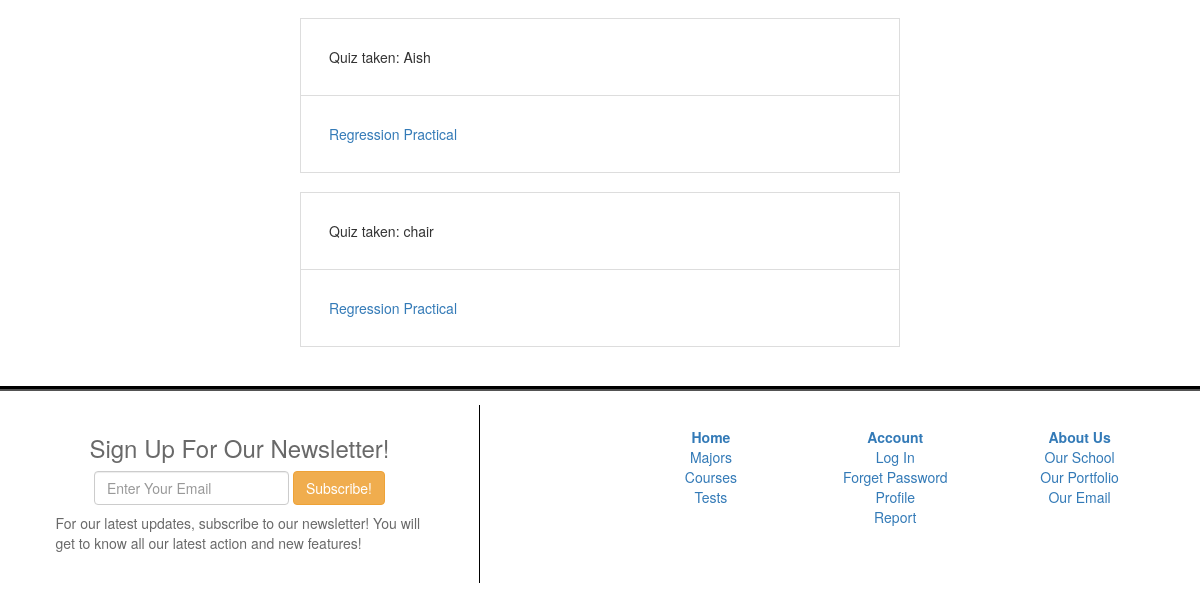
The page /quiz/summary/ (lower part) on the database as committed earlier.
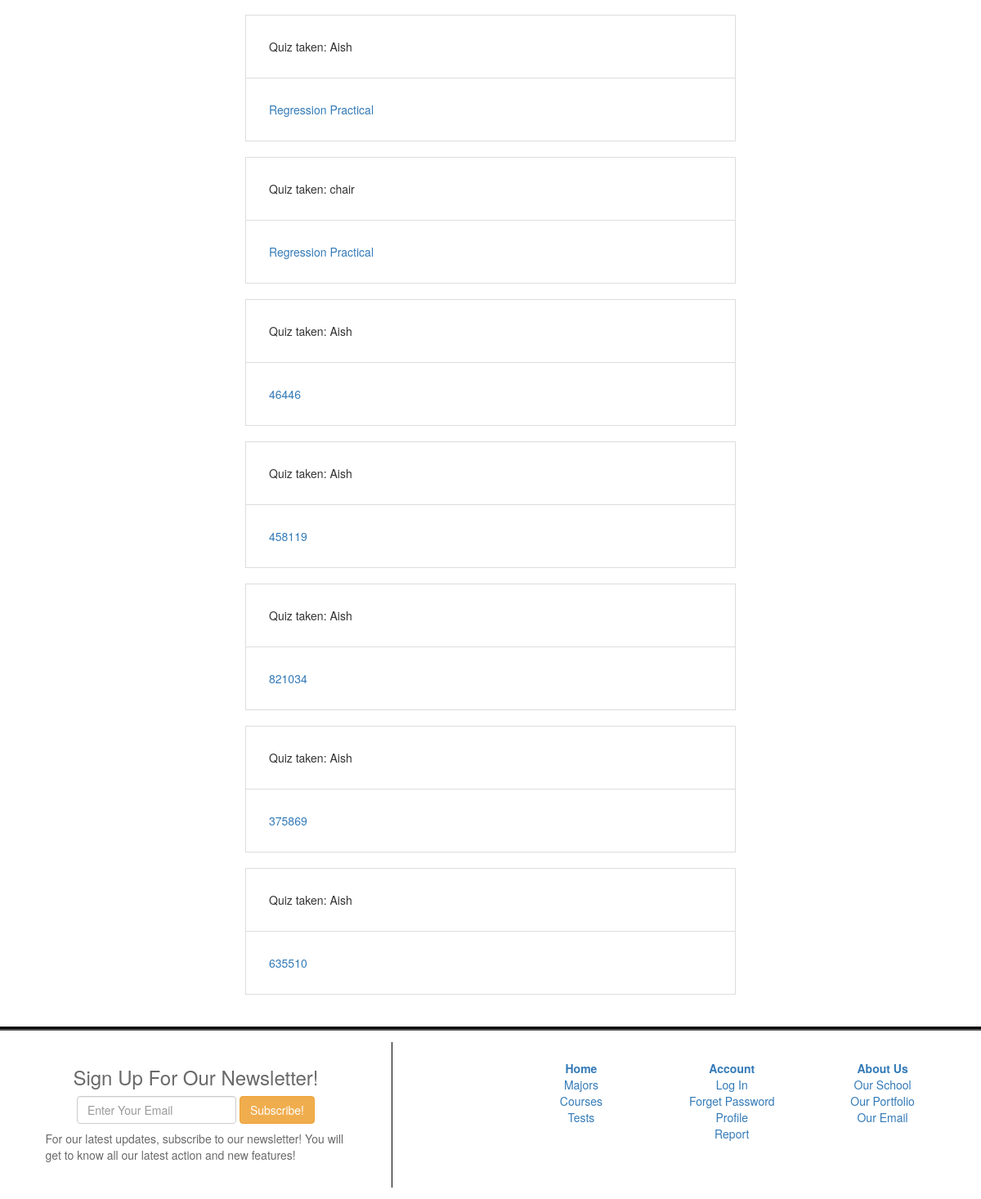
The same page on the database as committed later.
### quiz/models.py (models this page shows, shortened)
class Summary(models.Model):
    student = models.ForeignKey(Student, on_delete=models.CASCADE, null = True)
    quiz = models.ForeignKey(Quiz, on_delete =  models.CASCADE, null = True)
    studentScore = models.IntegerField(default = 0)
    date_taken  = models.DateField(auto_now=True)
    class Meta:
        verbose_name = 'Finished_quiz'
        verbose_name_plural = 'Finished_quizzes'
    def get_absolute_url(self):
        return reverse("result-detail", args=[str(self.id)])

class Student(models.Model):
    studentUser = models.OneToOneField(settings.AUTH_USER_MODEL, on_delete=models.CASCADE, null = True)
    assigned_quizzes = models.ManyToManyField(Quiz)
    M = 'M'
    F = 'F'
    GENDER_SELECT =  (
        (M, 'Male'),
        (F, 'Female'),
    )
    HIGHER_SELECT = (
        ('yes', 'yes'),
        ('no', 'no'),
    )
    ACTIVITIES_SELECT = (
         ('yes', 'yes'),
        ('no', 'no'),
    )
    SCH_SUPPORT = (
        ('yes', 'yes'),
        ('no', 'no')
    )
    sex = models.CharField(max_length = 1, choices = GENDER_SELECT, default = M)
    age = models.IntegerField(null = True)
    travelTime = models.IntegerField(null = True)
    studytime = models.IntegerField(null= True)
    higher = models.CharField(max_length = 3, choices = HIGHER_SELECT, blank = True, default = 'yes')
    activities = models.CharField(max_length = 3, choices = ACTIVITIES_SELECT , blank = True, default = 'yes')
    absences = models.IntegerField(null = True, blank = True)
    passed = models.IntegerField(null = True)
    schoolsup = models.CharField(max_length = 3, choices = SCH_SUPPORT , blank = True, default = 'yes')
    freetime = models.IntegerField(default = 0)
    class Meta:
        pass
    def __str__(self):
        return f'{self.studentUser.first_name}'

class Quiz(models.Model):
    quiz_name = models.CharField(max_length=50,  verbose_name = ("Quiz name"))
    description = models.CharField(max_length=500 , null = True)
    topic = models.ForeignKey(Subject,on_delete=models.SET_NULL, null = True)
    date_created = models.DateField(auto_now = True)
    pass_mark = models.SmallIntegerField( blank=True, null=True, verbose_name = ("Pass mark"), validators = [MaxValueValidator(100)]) # validates the maximum mark set
    class Meta:
        pass
    def __str__(self):
        return f'{self.quiz_name}'

### quiz/views.py (the view)
# urls.py: path('summary/', views.ResultListView.as_view(), name = "result-list"),
class ResultListView(ListView):
    model = Summary
    context_object_name = "result_list"
    template_name ='quiz/result_list.html'

### quiz/templates/quiz/result_list.html (shortened to what this page needs)
{%extends 'base.html'%}
{%block content%}
<br><br>
{% if result_list %}
<ul class="list-group "  style ="margin-left:auto; margin-right: auto; width: 50%; ">
{% for student in result_list%}
    <li class= "list-group-item" style = "padding: 2em;">
        Quiz taken: {{student.student}}
    </li>
    <li class= "list-group-item" style = "padding: 2em;">
            <a href="{{student.get_absolute_url}}" >{{student.quiz}}</a>
        </li>
        <br>
    {%endfor%}
</ul>
{% else %}
<p>There are no summaries avalaible</p>
{% endif %}
{%endblock content%}

Rows that differ between the two databases and show on the page:
added Summary: student "Aish", quiz "46446"
added Summary: student "Aish", quiz "458119"
added Summary: student "Aish", quiz "821034"
added Summary: student "Aish", quiz "375869"
added Summary: student "Aish", quiz "635510"
